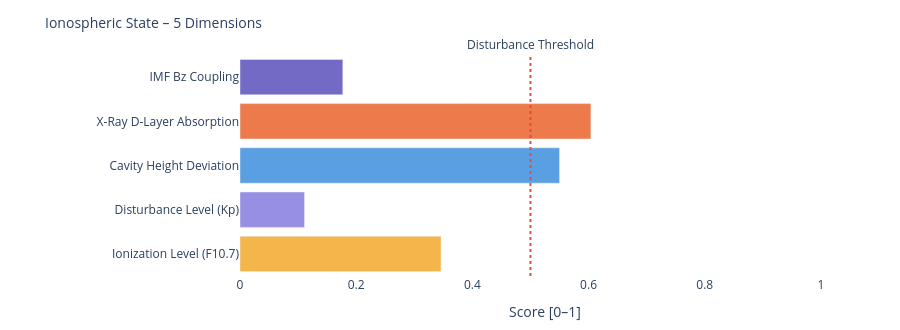

The notebook cell this image was saved under:
### Markdown cell above
---
### 📐 Systemic Insight: Geometric Cavity vs. Real Schumann Resonance

**Relevant for:** Layer 6 = delta analysis &nbsp;|&nbsp; Layer 7 = feature vector / system interpretation

A cavity height change from 80 km to 70 km shifts the **idealized geometric frequencies** only minimally:

| Modus | Aktuell | Referenz | Δ |
|-------|---------|----------|---|
| SR-1 | 10.4762 Hz | 10.4599 Hz | +16 mHz |
| SR-2 | 18.1452 Hz | 18.1171 Hz | +28 mHz |
| SR-3 | 25.6612 Hz | 25.6215 Hz | +40 mHz |
| SR-4 | 33.1285 Hz | 33.0772 Hz | +51 mHz |

The geometric effect is limited because 10 km is very small compared to Earth's radius (~6371 km).

**Consequence:** Real Schumann deviations are likely driven more strongly by **conductivity, damping, day/night structure, lightning distribution and source geometry** than by pure cavity height.

---

**Layer 6 compares:**
```
geometric Δ from Layer 4  vs.  observed Δ from real Schumann measurement data
```

**Layer 7 Feature:**
```
If real Δ >> geometric Δ  →  non-geometric factors dominant
```

### Code cell
# ============================================================
# IONOSPHERIC STATE – Summary gauge
# Five dimensions: ionization, disturbance, cavity height, X-Ray, Bz coupling
# ============================================================

def norm(v, lo, hi):
    if v is None: return None
    return round(max(0.0, min(1.0, (v - lo) / (hi - lo))), 3)

# Ionization level (F10.7 → F2-Layer)
ioniz = norm(f107_val, 60, 250)

# Disturbance level (Kp → E/F-Layer irregularities)
disturb = norm(kp_val, 0, 9)

# Cavity height deviation from reference (80 km)
h_dev = norm(abs(h_eff - 80), 0, 20)

# X-Ray ionization (D-Layer absorption)
xray_ioniz = None
if xray_now is not None:
    xray_ioniz = norm(math.log10(max(xray_now, 1e-9)) + 9, 0, 5)

# Bz coupling (southward Bz → stronger magnetosphere-ionosphere coupling)
bz_coupling = norm(-(bz_now or 0), -5, 30) if bz_now is not None else None

dims = [
    ('Ionization Level (F10.7)',    ioniz,      '#F2A623'),
    ('Disturbance Level (Kp)',      disturb,    '#7F77DD'),
    ('Cavity Height Deviation',     h_dev,      '#378ADD'),
    ('X-Ray D-Layer Absorption',    xray_ioniz, '#E85D24'),
    ('IMF Bz Coupling',             bz_coupling,'#534AB7'),
]

fig = go.Figure()
for name, val, col in dims:
    if val is not None:
        h = int(val * 20)
        bar = '█' * h + '░' * (20 - h)
        label = f'{name}:  {bar}  {val:.3f}'
    else:
        label = f'{name}:  {"─" * 20}  n/a'
    fig.add_trace(go.Bar(
        x=[val if val is not None else 0],
        y=[name],
        orientation='h',
        marker_color=col, opacity=0.82,
        showlegend=False
    ))

fig.add_vline(x=0.5, line_dash='dot', line_color='#e74c3c',
              annotation_text='Disturbance Threshold', annotation_position='top')
fig.update_layout(
    title=dict(text='Ionospheric State – 5 Dimensions', font=dict(size=14)),
    xaxis=dict(title='Score [0–1]', range=[0, 1.05]),
    height=330, plot_bgcolor='rgba(0,0,0,0)', paper_bgcolor='rgba(0,0,0,0)',
    margin=dict(l=240, r=50, t=55, b=40)
)
fig.show()

print(f'\nIonospheric state:')
for name, val, _ in dims:
    print(f'  {name:<35} {val:.3f}' if val is not None else f'  {name:<35} n/a')

### Figure 1 — Plotly figure (JSON) as saved in the notebook; plotly's stock layout.template omitted (floating-point values rounded to 4 significant figures)
{"data": [{"marker": {"color": "#F2A623"}, "opacity": 0.82, "orientation": "h", "showlegend": false, "type": "bar", "x": [0.346], "y": ["Ionization Level (F10.7)"]}, {"marker": {"color": "#7F77DD"}, "opacity": 0.82, "orientation": "h", "showlegend": false, "type": "bar", "x": [0.111], "y": ["Disturbance Level (Kp)"]}, {"marker": {"color": "#378ADD"}, "opacity": 0.82, "orientation": "h", "showlegend": false, "type": "bar", "x": [0.55], "y": ["Cavity Height Deviation"]}, {"marker": {"color": "#E85D24"}, "opacity": 0.82, "orientation": "h", "showlegend": false, "type": "bar", "x": [0.604], "y": ["X-Ray D-Layer Absorption"]}, {"marker": {"color": "#534AB7"}, "opacity": 0.82, "orientation": "h", "showlegend": false, "type": "bar", "x": [0.177], "y": ["IMF Bz Coupling"]}], "layout": {"annotations": [{"showarrow": false, "text": "Disturbance Threshold", "x": 0.5, "xanchor": "center", "xref": "x", "y": 1, "yanchor": "bottom", "yref": "y domain"}], "height": 330, "margin": {"b": 40, "l": 240, "r": 50, "t": 55}, "paper_bgcolor": "rgba(0,0,0,0)", "plot_bgcolor": "rgba(0,0,0,0)", "shapes": [{"line": {"color": "#e74c3c", "dash": "dot"}, "type": "line", "x0": 0.5, "x1": 0.5, "xref": "x", "y0": 0, "y1": 1, "yref": "y domain"}], "title": {"font": {"size": 14}, "text": "Ionospheric State – 5 Dimensions"}, "xaxis": {"range": [0, 1.05], "title": {"text": "Score [0–1]"}}}}
